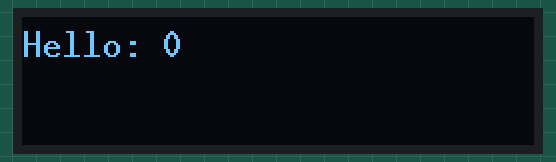
Simulated run of this program. Board: ESP32-C3. Shown: 256×64 one-colour display.

Above: at 0.13 s.
At 3.58 s:
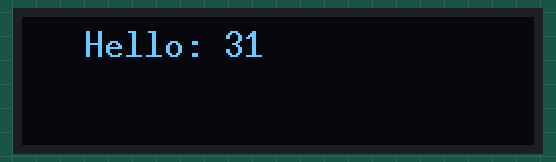
At 7.03 s:
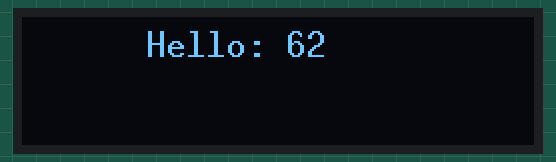
At 13.92 s:
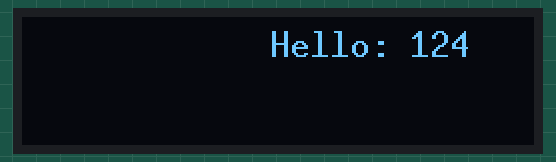
At 20.82 s:
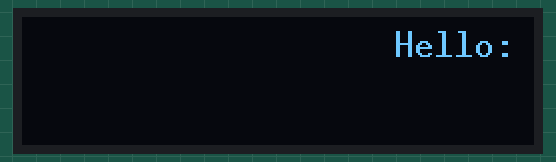
At 27.71 s:
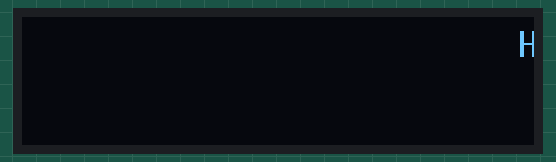

The program:

main.cpp
```cpp
#include <SPI.h>

#include <Arduino.h>
#include <U8g2lib.h>
#include <Wire.h>


U8G2_SH1122_256X64_F_4W_SW_SPI u8g2(U8G2_R0,
  /* clock=*/ 9,
  /* data=*/ 8,
  /* cs=*/ 2,
  /* dc=*/ 3,
  /* reset=*/ 4
);


// task to render screen
int x = 0;
void renderScreen(void *pvParameters) {
  for(;;) {
    u8g2.clearBuffer();
    u8g2.setFont(u8g2_font_10x20_me);
    char message[20];
    sprintf(message, "Hello: %d", x);
    u8g2.drawStr(x, 20, message);
    u8g2.sendBuffer();
    x += 1;
    vTaskDelay(pdMS_TO_TICKS(60));
  }
}


void setup(void) {
  Serial.begin(9600);
  u8g2.begin();

  // start task
  xTaskCreate(
    renderScreen, /* Task function. */
    "Render",     /* name of task. */
    10000,        /* Stack size of task */
    NULL,         /* parameter of the task */
    2,            /* priority of the task */
    NULL);        /* Task handle to keep track of created task */
}

void loop() {}
```
